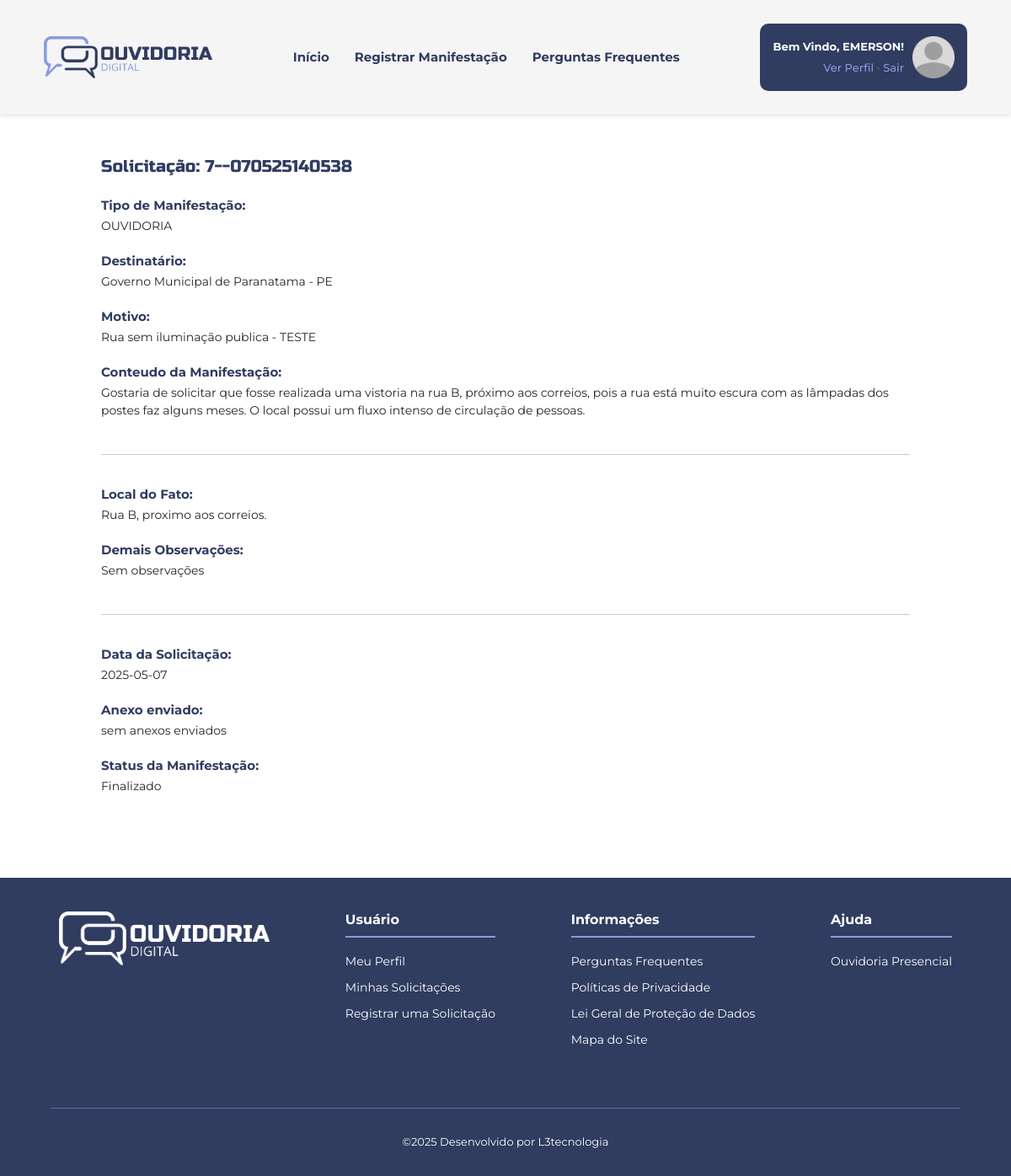
The app's page /manifestacao.php?id_manifestacao=8 (signed in) with its own data.
### tables this page shows
CREATE TABLE `tb_manifestacoes` (
  `id_manifestacao` int(11) NOT NULL,
  `motivo_manifestacao` varchar(100) NOT NULL,
  `id_entidade_manifestacao` int(11) NOT NULL,
  `id_tipo_manifestacao` int(11) NOT NULL,
  `conteudo_manifestacao` text NOT NULL,
  `observacoes_manifestacao` text NOT NULL,
  `local_manifestacao` varchar(200) NOT NULL,
  `arquivo_manifestacao` varchar(200) NOT NULL,
  `id_usuario_manifestacao` int(11) NOT NULL,
  `status_manifestacao` varchar(20) NOT NULL,
  `data_manifestacao` date NOT NULL,
  `protocolo_manifestacao` varchar(100) NOT NULL
);

CREATE TABLE `tb_tipo_manifestacoes` (
  `id_tipo_manifestacao` int(11) NOT NULL,
  `nome_tipo_manifestacao` varchar(200) NOT NULL
);

CREATE TABLE `tb_entidades` (
  `id_entidade` int(11) NOT NULL,
  `nome_entidade` varchar(200) NOT NULL,
  `email_entidade` varchar(200) NOT NULL,
  `telefone_entidade` varchar(20) NOT NULL,
  `id_portal_entidade` int(11) NOT NULL
);

### provedores/Classes.php (called while the page is built, shortened)
<?php
class Manifestacoes implements interface_manifestacoes
{
    private $conexao;
    public function __construct()
    {
        $this->conexao = new Conexao;
    }
    public function chama_manifestacao($id_manifestacao)
    {
        $query = "SELECT m.* , tm.nome_tipo_manifestacao, e.nome_entidade
                FROM tb_manifestacoes m
                JOIN tb_entidades e ON e.id_entidade = m.id_entidade_manifestacao JOIN tb_tipo_manifestacoes tm ON m.id_tipo_manifestacao = tm.id_tipo_manifestacao
                WHERE m.id_manifestacao = :id_manifestacao";
        try {
            $conn = $this->conexao->Conectar();
            $stmt = $conn->prepare($query);
            $stmt->bindValue(':id_manifestacao', $id_manifestacao);
            $stmt->execute();
            return $r = $stmt->fetch(PDO::FETCH_ASSOC);
        } catch (PDOException $e) {
            throw new Exception('Erro chamar a manifestação: ' . $e->getMessage());
        }
    }
}

### manifestacao.php (the view, shortened to what this page needs)
<?php
require_once 'provedores/Classes.php';
require_once 'controladores/Controller.php';
$Manifestacoes = new Manifestacoes;
$minha_manifetacao = $Manifestacoes->chama_manifestacao($_GET['id_manifestacao']);
extract($minha_manifetacao);
?>
<div class="revisar">
    <div class="revisar-header">
        <h4>Solicitação: <?= $minha_manifetacao['protocolo_manifestacao'] ?></h4>
    </div>
    <div class="revisar-conteudo">
        <div class="revisar-info"><h4>Tipo de Manifestação: </h4><?= $nome_tipo_manifestacao ?></div>
        <div class="revisar-info"><h4>Destinatário: </h4><?= $nome_entidade ?></div>
        <div class="revisar-info"><h4>Motivo: </h4> <?= $motivo_manifestacao ?></div>
        <div class="revisar-info"><h4>Conteudo da Manifestação: </h4> <?= $conteudo_manifestacao ?></div>
        <hr>
        <div class="revisar-info"><h4>Local do Fato:</h4> <?= $local_manifestacao ?></div>
        <div class="revisar-info"><h4>Demais Observações:</h4> <?= $observacoes_manifestacao ?></div>
        <hr>
        <div class="revisar-info"><h4>Data da Solicitação:</h4> <?= $data_manifestacao ?></div>
        <?php if ($arquivo_manifestacao == 'Sem anexos') {
            $arquivo_manifestacao = 'sem anexos enviados'; ?>
            <div class="revisar-info"><h4>Anexo enviado:</h4> <?= $arquivo_manifestacao ?></div>
        <?php } else { ?>
            <div class="revisar-info"><h4>Anexo enviado:</h4> <a href="<?= $arquivo_manifestacao ?>" target="_blank">confira o anexo</a></div>
        <?php }  ?>
        <?php if ($status_manifestacao == 'A') {
            $status_manifestacao = 'Em análise';
        } else {
            $status_manifestacao = 'Finalizado';
        } ?>
        <div class="revisar-info"><h4>Status da Manifestação:</h4> <?= $status_manifestacao ?></div>
    </div>
</div>
<?php include_once 'controladores/Footer.php' ?>

### assets/css/style.css (style rules this page uses)
* { margin: 0; padding: 0; box-sizing: border-box; list-style: none; text-decoration: none !important; transition: all 0.3s; }
:root { --cor-primaria: #303c60; --cor-secundaria: #8a9ade; --cor-branca: #ffffff; --cor-bg: #ecf5fb; --cor-cinza: #9e9e9f; --cor-cinza-light: #d9d9d9; --cor-cinza-light2: #f5f5f5; --cor-cinza-dark: #5f5f5f; --cor-amarela: #e9b91a; --cor-lilas: #d8217b; --cor-laranja: #ff7f17; --cor-vermelha: #f72627; --cor-verde: #007833; --cor-azul: #0081f7; --font-titulo: "Russo One", sans-serif; --font-texto: "Montserrat", sans-serif; }
body { font-family: var(--font-texto); font-size: 14px; }
.revisar { display: flex; flex-direction: column; gap: 20px; padding: 50px 120px; }
.revisar-header h4 { font-size: 20px; color: var(--cor-primaria); font-family: var(--font-titulo); font-weight: 400; }
.revisar-conteudo { display: flex; flex-direction: column; gap: 25px; }
.revisar-info { display: flex; flex-direction: column; }
.revisar-info h4 { font-size: 15px; color: var(--cor-primaria); font-weight: 700; line-height: 0.8; }

### records on screen
tb_manifestacoes: protocolo_manifestacao "7--070525140538", id_tipo_manifestacao.nome_tipo_manifestacao "OUVIDORIA", id_entidade_manifestacao.nome_entidade "Governo Municipal de Paranatama - PE", motivo_manifestacao "Rua sem iluminação publica - TESTE", conteudo_manifestacao "Gostaria de solicitar que fosse realizada uma vistoria na rua B, próximo aos correios, pois a rua está muito escura com as lâmpadas dos postes faz alguns meses. O local possui um fluxo intenso de circulação de pessoas.", local_manifestacao "Rua B, proximo aos correios.", observacoes_manifestacao "Sem observações", data_manifestacao "2025-05-07", arquivo_manifestacao "sem anexos enviados", status_manifestacao "Finalizado"

### other values on screen
$_SESSION['nome_usuario'] "EMERSON"
